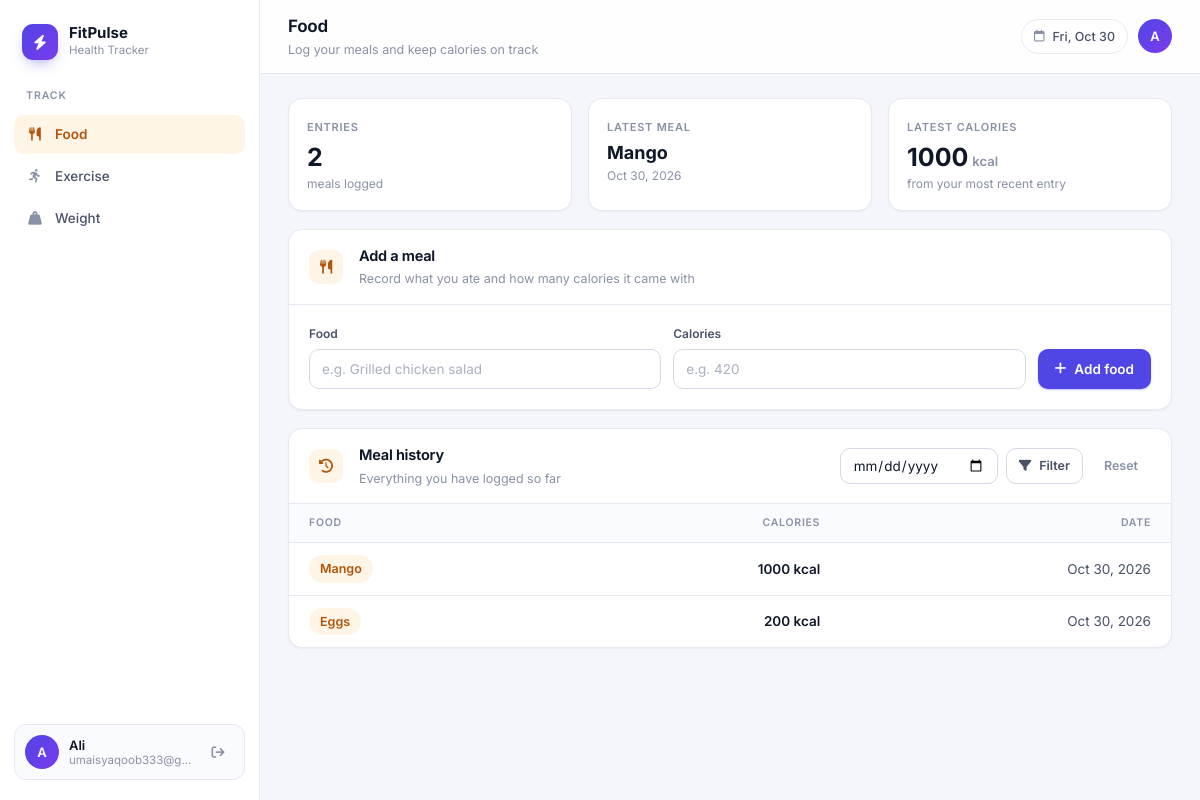
The app's page /food-form/ (signed in) with its own data.
### health/models.py (models this page shows, shortened)
class Food(models.Model):
    food = models.CharField(max_length=100)
    calories = models.IntegerField()
    date_today = models.DateField(default=timezone.now)
    user = models.ForeignKey(User, on_delete=models.CASCADE)

### fitness/views.py (the view)
# urls.py: path('food-form/', views.food_form, name='food_form'),
@login_required(login_url='user_login_form')
def food_form(request):
    context = {}
    food_instance_list = Food.objects.filter(user=request.user).order_by("-id")
    context['food_instance_list'] = food_instance_list
    try:
        if request.method == 'POST':
            date = request.POST.get('date')
            food_instance_list = Food.objects.filter(date_today=date, user=request.user)
            print(food_instance_list)
            context['food_instance_list'] = food_instance_list
    except:
        food_instance_list = Food.objects.filter(user=request.user).order_by("-id")
        context['food_instance_list'] = food_instance_list
    return render(request, 'health/templates/food.html', context)

### health/templates/food.html (shortened to what this page needs)
{% extends "base.html" %}
{% block body_class %}theme-food{% endblock %}
{% block page_subtitle %}Log your meals and keep calories on track{% endblock %}
{% block content %}
    <section class="stat-grid">
        <div class="stat">
            <span class="stat-label">Entries</span>
            <strong class="stat-value">{{ food_instance_list|length }}</strong>
            <span class="stat-hint">meals logged</span>
        </div>
        <div class="stat">
            <span class="stat-label">Latest meal</span>
            <strong class="stat-value sm">{{ food_instance_list.0.food|default:"No entries yet" }}</strong>
            <span class="stat-hint">{{ food_instance_list.0.date_today|date:"M j, Y"|default:"Add your first meal" }}</span>
        </div>
        <div class="stat">
            <span class="stat-label">Latest calories</span>
            {% if food_instance_list %}
            <strong class="stat-value">{{ food_instance_list.0.calories }}<small>kcal</small></strong>
            {% else %}
            <strong class="stat-value">—<small>kcal</small></strong>
            {% endif %}
            <span class="stat-hint">from your most recent entry</span>
        </div>
    </section>
    <section class="card">
        <div class="card-head">
            <div class="head-icon"><i class="fa-solid fa-utensils"></i></div>
            <div>
                <h2>Add a meal</h2>
                <p>Record what you ate and how many calories it came with</p>
            </div>
        </div>
        <div class="card-body">
            <form action="{% url 'food' %}" method="post" class="entry-form" id="food-form">
                <div class="field">
                    <label for="food">Food</label>
                    <input type="text" name="food" class="input" id="food" placeholder="e.g. Grilled chicken salad" required>
                </div>
                <div class="field">
                    <label for="calories">Calories</label>
                    <input type="number" name="calories" class="input" id="calories" placeholder="e.g. 420" min="0" required>
                </div>
                <button type="submit" class="btn btn-primary"><i class="fa-solid fa-plus"></i> Add food</button>
            </form>
        </div>
    </section>
    <section class="card">
        <div class="card-head">
            <div class="head-icon"><i class="fa-solid fa-clock-rotate-left"></i></div>
            <div>
                <h2>Meal history</h2>
                <p>Everything you have logged so far</p>
            </div>
            <form action="{% url 'food_form' %}" method="post" class="filter-form">
                <input type="date" name="date" class="input" aria-label="Filter by date">
                <button type="submit" class="btn btn-ghost btn-sm"><i class="fa-solid fa-filter"></i> Filter</button>
                <a href="{% url 'food_form' %}" class="btn btn-quiet btn-sm">Reset</a>
            </form>
        </div>
        <div class="table-wrap">
            <table class="table">
                <thead>
                    <tr>
                        <th>Food</th>
                        <th class="num">Calories</th>
                        <th class="num">Date</th>
                    </tr>
                </thead>
                <tbody>
                    {% for food in food_instance_list %}
                    <tr>
                        <td><span class="chip">{{ food.food }}</span></td>
                        <td class="num strong">{{ food.calories }} kcal</td>
                        <td class="num">{{ food.date_today|date:"M j, Y" }}</td>
                    </tr>
                    {% endfor %}
                </tbody>
            </table>
        </div>
    </section>
{% endblock %}

### health/templates/base.html (shortened to what this page needs)
{% url 'food_form' as food_url %}
{% url 'excercise_form' as exercise_url %}
{% url 'weight_form' as weight_url %}
<!DOCTYPE html>
<html lang="en">
<head>
    <link rel="stylesheet" href="https://cdnjs.cloudflare.com/ajax/libs/font-awesome/6.5.2/css/all.min.css">
</head>
<body class="{% block body_class %}{% endblock %}">
<div class="app">
    <aside class="sidebar" id="sidebar">
        <div class="brand">
            <div class="brand-mark"><i class="fa-solid fa-bolt"></i></div>
            <div>
                <span class="brand-name">FitPulse</span>
                <span class="brand-sub">Health Tracker</span>
            </div>
        </div>
        <nav class="nav">
            <span class="nav-label">Track</span>
            <a href="{{ food_url }}" class="nav-link{% if request.path == food_url %} is-active{% endif %}">
                <i class="fa-solid fa-utensils"></i><span>Food</span>
            </a>
            <a href="{{ exercise_url }}" class="nav-link{% if request.path == exercise_url %} is-active{% endif %}">
                <i class="fa-solid fa-person-running"></i><span>Exercise</span>
            </a>
            <a href="{{ weight_url }}" class="nav-link{% if request.path == weight_url %} is-active{% endif %}">
                <i class="fa-solid fa-weight-hanging"></i><span>Weight</span>
            </a>
        </nav>
        <div class="sidebar-foot">
            <div class="user-card">
                <div class="avatar">{{ user.username|first|upper }}</div>
                <div class="user-meta">
                    <strong>{{ user.username }}</strong>
                    <span>{{ user.email|default:"Member account" }}</span>
                </div>
                <a href="{% url 'user_logout' %}" class="icon-btn" title="Log out" aria-label="Log out">
                    <i class="fa-solid fa-arrow-right-from-bracket"></i>
                </a>
            </div>
        </div>
    </aside>
    <div class="app-main">
        <header class="topbar">
            <div>
                <h1>{% include "health/templates/partials/page_name.html" %}</h1>
                <p>{% block page_subtitle %}{% endblock %}</p>
            </div>
            <div class="topbar-right">
                <span class="date-chip"><i class="fa-regular fa-calendar"></i>{% now "D, M j" %}</span>
                <div class="avatar">{{ user.username|first|upper }}</div>
            </div>
        </header>
        <main class="content">
            {% block content %}{% endblock %}
        </main>
    </div>
</div>
</body>
</html>

### health/templates/partials/page_name.html
{% if request.path == food_url %}Food{% elif request.path == exercise_url %}Exercise{% elif request.path == weight_url %}Weight{% else %}Dashboard{% endif %}

### records on screen
Food: food "Mango", date_today "Oct 30, 2026", calories "1000"
Food: food "Eggs", calories "200", date_today "Oct 30, 2026"

### other values on screen
{{ user.username|first|upper }} "A"
{{ user.username }} "Ali"
{{ user.email|default:"Member account" }} "umaisyaqoob333@g…"
{{ food_instance_list|length }} "2"
